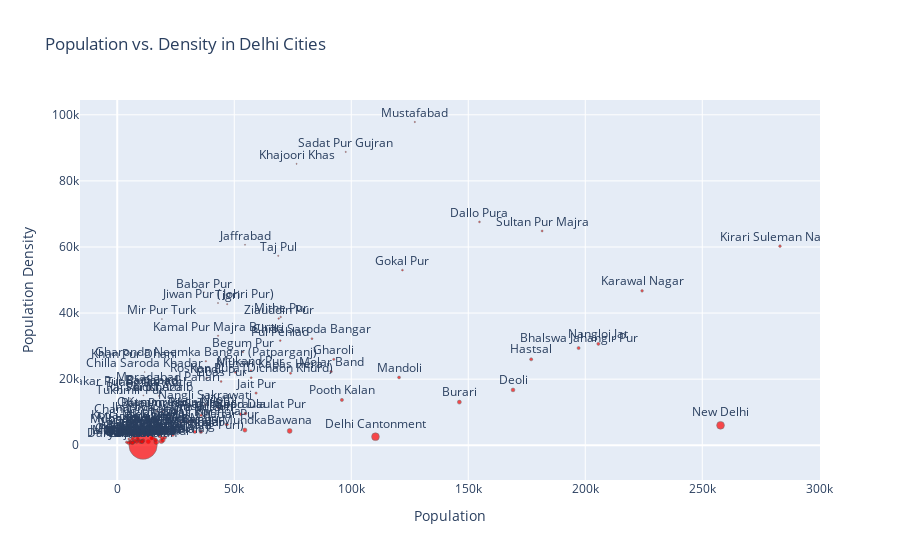

The notebook cell saved with this chart:
### Code cell
# Create scatter plot
fig = px.scatter(df, x='Population', y='Density', text='City', size='Area',
                 title='Population vs. Density in Delhi Cities',
                 labels={'Population': 'Population', 'Density': 'Population Density', 'Area': 'Area (sq. km)'})

# Update marker properties
fig.update_traces(marker=dict(color='red', opacity=0.7, line=dict(width=0.5, color='DarkSlateGrey')))

# Update layout
fig.update_layout(showlegend=False, hovermode='closest')

# Customize hover labels
fig.update_traces(textposition='top center')


# # Set y-axis limit
# fig.update_yaxes(range=[0, 1000])  # Set the y-axis limit from 0 to 25000

# Show the plot
fig.show()

### Figure 1 — Plotly figure (JSON) as saved in the notebook; plotly's stock layout.template omitted (floating-point values rounded to 4 significant figures)
{"data": [{"hovertemplate": "Population=%{x}<br>Population Density=%{y}<br>Area (sq. km)=%{marker.size}<br>City=%{text}<extra></extra>", "legendgroup": "", "marker": {"color": "red", "line": {"color": "DarkSlateGrey", "width": 0.5}, "opacity": 0.7, "size": [4, 8.6, 12, 8.18, 0.8, 3.92, 6.61, 4.42, 6.8, 5.62, 0.85, 5.9, 17, 1.9, 6.7, 15.5, 3.92, 11.2, 0.8, 7.39, 7.1, 2.58, 0.53, 2.29, 7.95, 561.3, 42.57, 10.1, 16.99, 3.94, 4.68, 3.56, 1.49, 7.3, 4.3, 2.3, 6.8, 2.96, 3.44, 0.9, 3.76, 12.45, 2.6, 1, 8.5, 4.43, 1.3, 8.9, 3.4, 8.78, 4.8, 0.9, 0.28, 2.76, 7.67, 8.8, 4.7, 1.88, 1.14, 1.66, 6.65, 2.3, 7.65, 7.5, 5.87, 0.5, 1.8, 8.79, 3.21, 4.1, 1.19, 2.35, 2.53, 2.6, 11.9, 1.3, 3.07, 6.7, 2.36, 42.74, 3.88, 2.29, 4.7, 7, 10, 2.2, 5.3, 2.4, 5.66, 1.9, 8.6, 0.74, 3.16, 2.8, 1.1, 5.7, 2.19, 1.2, 3, 4.33, 0.07, 4.3, 2.9, 2.8, 1.2, 1.1, 9.68, 3.92, 0.82, 0.4, 6.99, 1.8], "sizemode": "area", "sizeref": 1.403, "symbol": "circle"}, "mode": "markers+text", "name": "", "orientation": "v", "showlegend": false, "text": ["Aali", "Ali Pur", "Asola", "Aya Nagar", "Babar Pur", "Bakhtawar Pur", "Bakkar Wala", "Bankauli", "Bankner", "Bapraula", "Baqiabad", "Barwala", "Bawana", "Begum Pur", "Bhalswa Jahangir Pur", "Bhati", "Bhor Garh", "Burari", "Chandan Hola", "Chattar Pur", "Chhawala (Chhawla)", "Chilla Saroda Bangar", "Chilla Saroda Khadar", "Dallo Pura", "Darya Pur Kalan", "Delhi", "Delhi Cantonment", "Deoli", "Dera Mandi", "Dindar Pur", "Fateh Pur Beri", "Gharoli", "Gharonda Neemka Bangar (Patparganj)", "Gheora", "Ghitorni", "Gokal Pur", "Hastsal", "Ibrahim Pur", "Jaffar Pur Kalan", "Jaffrabad", "Jait Pur", "Jharoda Kalan", "Jharoda Majra Burari", "Jiwan Pur (Johri Pur)", "Jona Pur", "Kair", "Kamal Pur Majra Burari", "Kanjhawala", "Kapas Hera", "Karala", "Karawal Nagar", "Khajoori Khas", "Khan Pur Dhani", "Khera", "Khera Kalan", "Khera Khurd", "Kirari Suleman Nagar", "Kondli", "Kotla Mahigiran", "Kusum Pur", "Lad Pur", "Libas Pur", "Maidan Garhi", "Malik Pur Kohi (Rang Puri)", "Mandoli", "Mir Pur Turk", "Mithe Pur", "Mitraon", "Mohammad Pur Majri", "Molar Band", "Moradabad Pahari", "Mubarak Pur Dabas", "Mukand Pur", "Mukhmel Pur", "Mundka", "Mustafabad", "Nangli Sakrawati", "Nangloi Jat", "Neb Sarai", "New Delhi", "Nilothi", "Nithari", "Pehlad Pur Bangar", "Pooth Kalan", "Pooth Khurd", "Pul Pehlad", "Qadi Pur", "Quammruddin Nagar", "Qutab Garh", "Raja Pur Khurd", "Rajokri", "Raj Pur Khurd", "Rani Khera", "Roshan Pura (Dichaon Khurd)", "Sadat Pur Gujran", "Sahibabad Daulat Pur", "Saidabad", "Saidul Azaib", "Sambhalka", "Shafi Pur Ranhola", "Shakar Pur Baramad", "Siras Pur", "Sultan Pur", "Sultan Pur Majra", "Taj Pul", "Tigri", "Tikri Kalan", "Tikri Khurd", "Tilang Pur Kotla", "Tukhmir Pur", "Ujwa", "Ziauddin Pur"], "textposition": "top center", "type": "scatter", "x": [27169, 20332, 13275, 33123, 37058, 12716, 18122, 5339, 14788, 52744, 14429, 8948, 73680, 53682, 197148, 18864, 8627, 146190, 6780, 46776, 14662, 83217, 11743, 154791, 6310, 11034, 110351, 169122, 16725, 35856, 8861, 92540, 37876, 6876, 14893, 121870, 176877, 10614, 6573, 54601, 59330, 19578, 22878, 43054, 10635, 4074, 43086, 10331, 74073, 35730, 224281, 76640, 6994, 7220, 8252, 9777, 283211, 38207, 7376, 17028, 5529, 44375, 11111, 23726, 120417, 19098, 69837, 6512, 17462, 91402, 21502, 12043, 57135, 4931, 54541, 127167, 37706, 205596, 15640, 257803, 43371, 50464, 22968, 96002, 10654, 69657, 18369, 25126, 7639, 19312, 19148, 11161, 16402, 57217, 97641, 54773, 10168, 17914, 17076, 31944, 1178, 30445, 15160, 181554, 68796, 46974, 16313, 13772, 13614, 5658, 4856, 68993], "xaxis": "x", "y": [6792.0, 2364.0, 1106.0, 4049.0, 46320.0, 3244.0, 2742.0, 1208.0, 2175.0, 9385.0, 16980.0, 1517.0, 4334.0, 28250.0, 29430.0, 1217.0, 2201.0, 13050.0, 8475, 6330.0, 2065.0, 32250.0, 22160.0, 67590.0, 793.7, 19.66, 2592.0, 16740.0, 984.4, 9101.0, 1893.0, 25990.0, 25420.0, 941.9, 3463.0, 52990.0, 26010.0, 3586.0, 1911.0, 60670.0, 15780.0, 1573.0, 8799.0, 43054, 1251.0, 919.6, 33140.0, 1161.0, 21790.0, 4069.0, 46730.0, 85160.0, 24980.0, 2616.0, 1076.0, 1111.0, 60260.0, 20320.0, 6470.0, 10260.0, 831.4, 19290.0, 1452.0, 3163.0, 20510.0, 38196, 38800.0, 740.8, 5440.0, 22290.0, 18070.0, 5125.0, 22580.0, 1897.0, 4583.0, 97820.0, 12280.0, 30690.0, 6627.0, 6032.0, 11180.0, 22040.0, 4887.0, 13710.0, 1065.0, 31660.0, 3466.0, 10470.0, 1350.0, 10160.0, 2227.0, 15080.0, 5191.0, 20430.0, 88760.0, 9609.0, 4643.0, 14930.0, 5692, 7377.0, 16830.0, 7080.0, 5228.0, 64840.0, 57330, 42700.0, 1685.0, 3513.0, 16600.0, 14145, 694.7, 38330.0], "yaxis": "y"}], "layout": {"hovermode": "closest", "legend": {"itemsizing": "constant", "tracegroupgap": 0}, "showlegend": false, "title": {"text": "Population vs. Density in Delhi Cities"}, "xaxis": {"anchor": "y", "domain": [0, 1], "title": {"text": "Population"}}, "yaxis": {"anchor": "x", "domain": [0, 1], "title": {"text": "Population Density"}}}}
